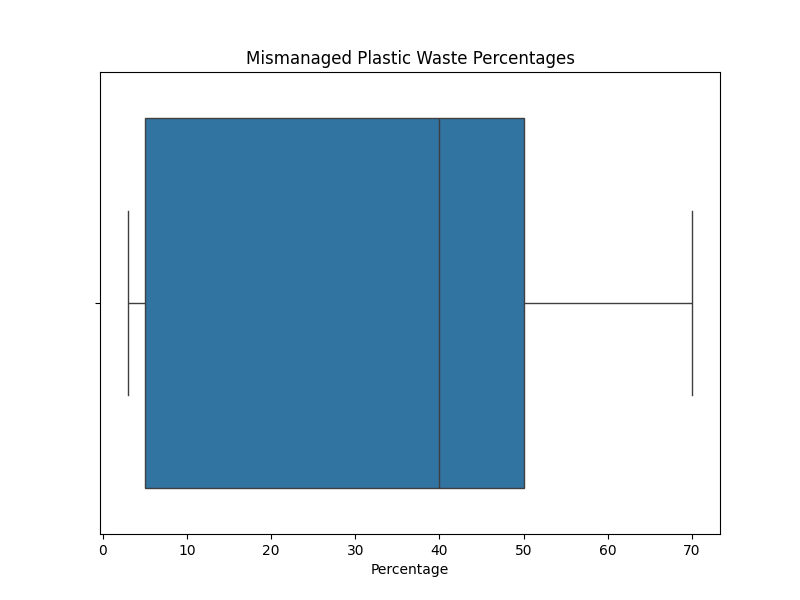

Write Python code to recreate this figure.
# box_plot.py
import matplotlib.pyplot as plt
import seaborn as sns

# Data
mismanaged_waste = [5, 3, 50, 70, 40]  # in percentage

# Plot
plt.figure(figsize=(8, 6))
sns.boxplot(data=mismanaged_waste, orient='h')
plt.title('Mismanaged Plastic Waste Percentages')
plt.xlabel('Percentage')
plt.savefig('box_plot.png')
plt.show()
